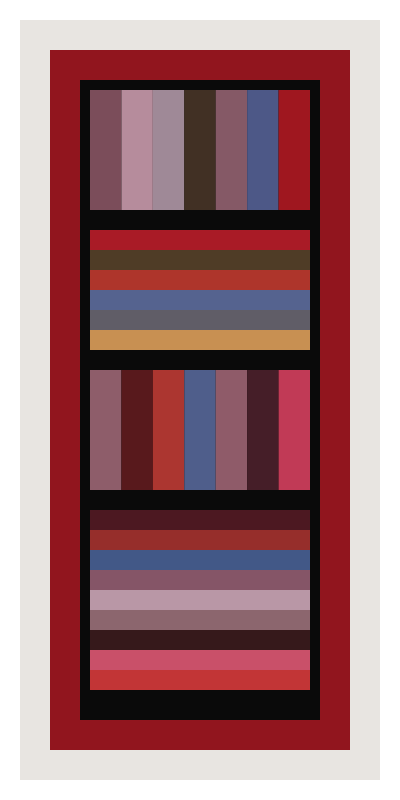
Frame 1 (no input)
Frame 60 (no input): identical to frame 1, image omitted
Frame 120 (the mouse pressed at the canvas centre since frame 60): identical to frame 1, image omitted

The p5.js sketch that drew this single still picture (run headless with seeded random() and noise() and a simulated clock; from frame 60 on, the mouse is pressed at the canvas centre):

// p5.js sketch
// ── sketch.js
function setup() {
  createCanvas(400, 800);
}
//fill_aplico código color RGB
//rect_ubico en el plano

function draw() { 
  background(232, 229, 225);
  text(`x: ${winMouseX} y: ${winMouseY}`, 50, 50); //Este código me facilitó para ubicar las figuras en el plano de acuerdo a las coordenadas
  
  noStroke(0);//quita bordes negros de las figuras
  
  fill(255, 255, 255); //BORDE BLANCO
  rect(0, 0, 400, 800);
  
  fill(232, 229, 225); //BORDE INTERIOR BEIGE código RGB
  rect(20, 20, 360, 760);
  
  fill(145, 21, 30); //BORDE ROJO, código RGB
  rect(50, 50, 300, 700);
  
  fill(10); //BORDE NEGRO
  rect(80, 80, 240, 640);
  
  //MÓDULOS FRANJAS DE COLOR
  let x = 90;
  let y = 90;
  let w = 220;
  let h = 120;
  let s = 20;
  
  let sw= w / 7; //Aqui estoy dividiendo el ancho de mi primer módulo en 7 partes
  
  //MÓDULO VERTICAL
  fill(123, 77,  90);
  rect (x, y, sw, h);
  
  fill(182, 140, 156);
  rect(x + sw, y, sw, h);
  
  fill(159, 137, 151);
  rect(x + sw*2, y, sw, h);
  
  fill(65, 48, 36);
  rect(x + sw*3, y, sw, h);
  
  fill(133, 89, 102);
  rect(x + sw*4, y, sw, h);
  
  fill(77, 88, 135);
  rect(x + sw*5, y, sw, h);
  
  fill(159, 23, 31);
  rect(x + sw*6, y, sw, h)
  y += h + s;
  
  //MÓDULO HORIZONTAL_01
  let sh = h / 6;
  fill(169, 27, 38);
  rect(x, y, w, sh);
  
  fill(79, 60, 38);
  rect(x, y + sh, w, sh);

  fill(174, 53, 43);
  rect(x, y + sh*2, w, sh);
  
  fill(85, 99, 143);
  rect(x, y + sh*3, w, sh);

  fill(96, 93, 103);
  rect(x, y + sh*4, w, sh);
  
  fill(200, 144, 82);
  rect(x, y + sh*5, w, sh)
  
  y += h + s;
  
  //MÓDULO VERTICAL_02
  
  fill(142, 93, 106);
  rect (x, y, sw, h);
  
  fill(88, 25, 28);
  rect(x + sw, y, sw, h);
  
  fill(172, 54,  48);
  rect(x + sw*2, y, sw, h);
  
  fill(79, 94, 139);
  rect(x + sw*3, y, sw, h);
  
  fill(143, 91, 105);
  rect(x + sw*4, y, sw, h);
  
  fill(69, 30, 40);
  rect(x + sw*5, y, sw, h);
  
  fill(193, 58, 86);
  rect(x + sw*6, y, sw, h);

  y += h + s;
  
  //MPODULO HORIZONTAL_02
  let = h / 10;
  fill(76, 24, 33);
  rect(x, y, w, sh);
  
  fill(150, 46, 43);
  rect(x, y + sh, w, sh);

  fill(66, 88,135);
  rect(x, y + sh*2, w, sh);
  
  fill(133, 85, 103);
  rect(x, y + sh*3, w, sh);

  fill(185, 151, 166);
  rect(x, y + sh*4, w, sh);
  
  fill(140, 102, 110);
  rect(x, y + sh*5, w, sh)
  
  fill(54, 25, 27);
  rect(x, y + sh*6, w, sh);
  
  fill(201, 80, 105);
  rect(x, y + sh*7, w, sh);
  
  fill(194, 53, 54);
  rect(x, y + sh*8, w, sh);
  
  fill(146, 97, 110);
  rect(x, y + sh*9, w. sh);
  
  y += h + s;
  
}
  
